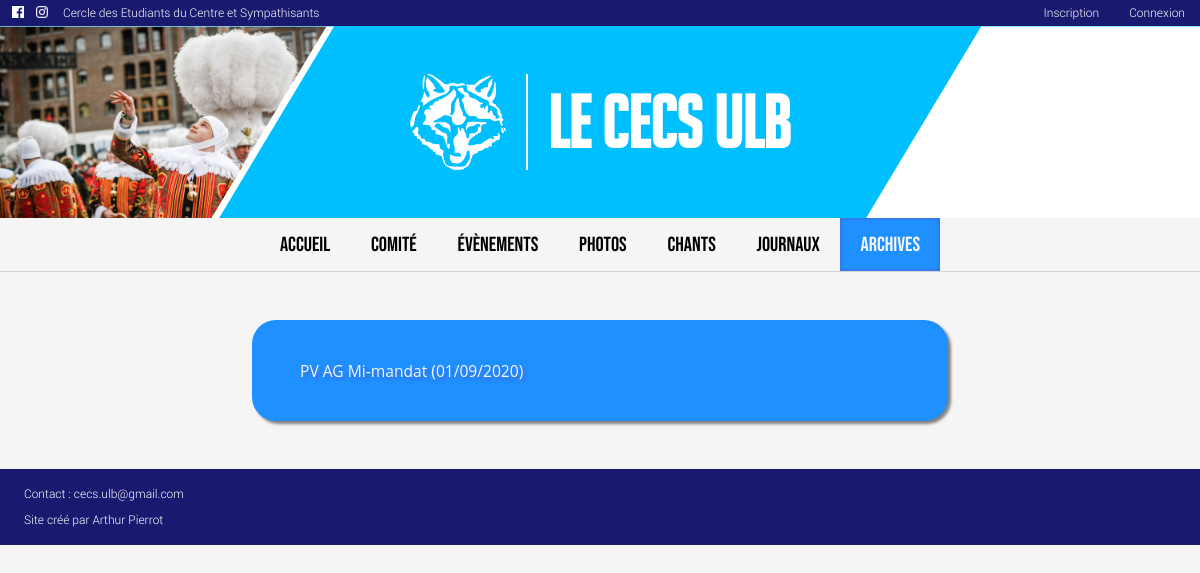
Before: /archives/ with the older database file.
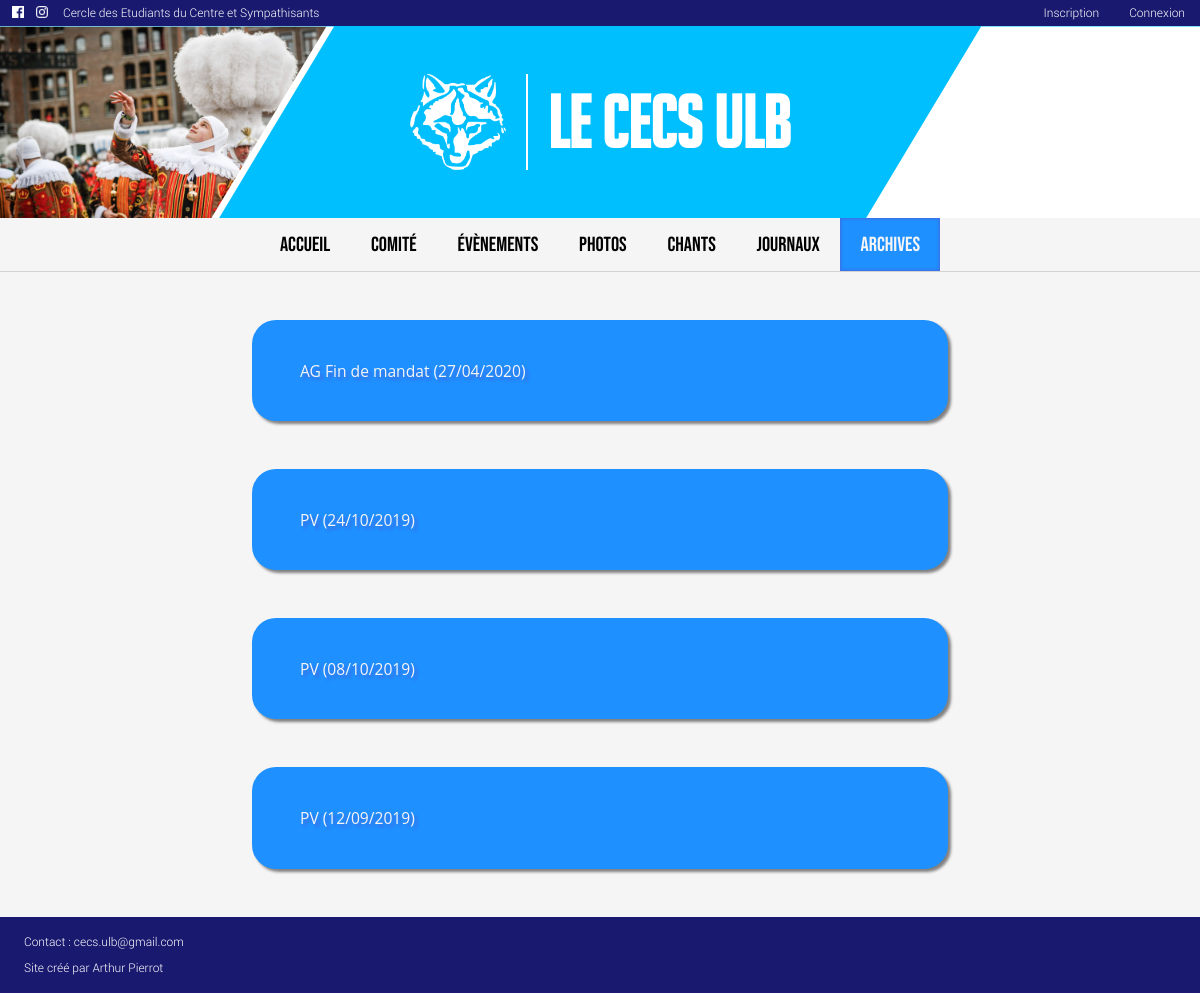
After: the same page with the newer database file.
### main/models.py (models this page shows, shortened)
class PV(models.Model):
	name = models.CharField(max_length=30)
	pub_date = models.DateField(blank=True)
	file = models.FileField(upload_to='pv')

### main/views.py (the view)
# urls.py: path('archives/', views.ArchivesView.as_view(), name='archives'),
class ArchivesView(generic.ListView):
	template_name = 'main/archives.html'
	context_object_name = 'pvs'
	def get_queryset(self):
		return PV.objects.all().order_by('-pub_date')

### main/templates/main/archives.html (shortened to what this page needs)
{% extends "main/base.html" %}
{% load static %}
{% block navbar %}
    <ul>
        <li><a href="{% url 'main:index' %}">ACCUEIL</a></li>
        <li><a href="{% url 'main:comite' %}">COMITÉ</a></li>
        <li><a href="{% url 'main:events' %}">ÉVÈNEMENTS</a></li>
        <li><a href="{% url 'main:photo' %}">PHOTOS</a></li>
        <li><a href="{% url 'main:chants' %}">CHANTS</a></li>
        <li><a href="{% url 'main:journals' %}">JOURNAUX</a></li>
        <li><a href="{% url 'main:archives' %}" class="active">ARCHIVES</a></li>
    </ul>
{% endblock %}
{% block content %}
    {% if pvs %}
        {% for pv in pvs %}
            <div class="journal">
                <p>{{ pv.name }} ({{ pv.pub_date|date:'d/m/Y' }})</p>
            </div>
        {% endfor %}
    {% endif %}
{% endblock %}

Changed rows visible on the page:
removed PV: name "PV AG Mi-mandat", pub_date "01/09/2020"
added PV: name "AG Fin de mandat", pub_date "27/04/2020"
added PV: name "PV", pub_date "24/10/2019"
added PV: name "PV", pub_date "08/10/2019"
added PV: name "PV", pub_date "12/09/2019"
